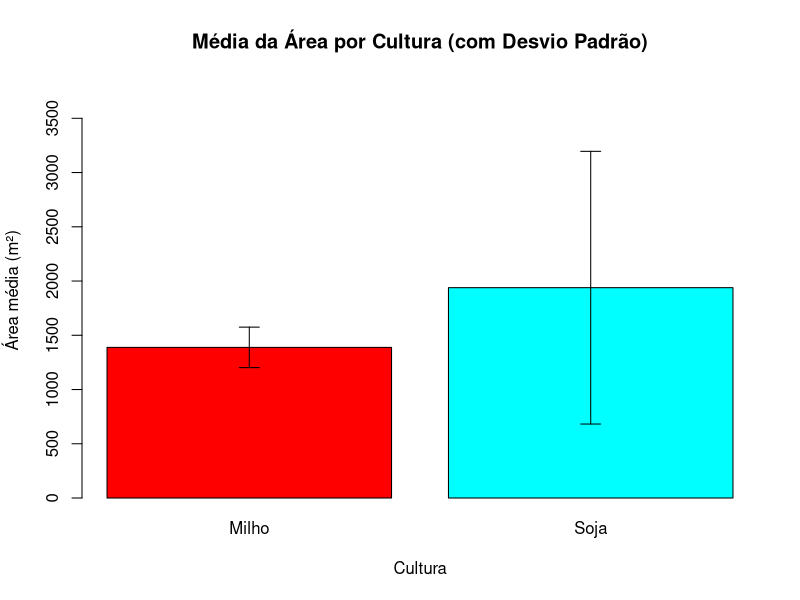

The R script that drew this image:
# Ler dados do CSV
dados <- read.csv("todas_areas.csv", header = TRUE, sep = ",")

# Converter para numérico
dados$Area <- as.numeric(dados$Area)

# Verificar se há valores inválidos
if (any(is.na(dados$Area))) {
  cat("Erro: A coluna 'Area' contém valores inválidos ou não numéricos.\n")
  quit(status = 1)
}

# Obter culturas únicas
culturas <- unique(dados$Cultura)

cat("\n===== Estatísticas das Áreas por Cultura =====\n")

# Criar dataframe para gráfico
estatisticas <- data.frame(Cultura = character(), Media = numeric(), Desvio = numeric())

# Loop por cultura
for (cultura in culturas) {
  cat("\nCultura:", cultura, "\n")
  dados_filtrados <- subset(dados, Cultura == cultura)
  
  if (nrow(dados_filtrados) > 0) {
    media <- mean(dados_filtrados$Area, na.rm = TRUE)
    desvio <- sd(dados_filtrados$Area, na.rm = TRUE)
    maior <- max(dados_filtrados$Area, na.rm = TRUE)
    menor <- min(dados_filtrados$Area, na.rm = TRUE)
    total <- nrow(dados_filtrados)
    
    # cat para fazer o terminal ficar visualmente mais bonito
    cat(" - Total de áreas:", total, "\n")
    cat(" - Média da área:", round(media, 2), "m²\n")
    cat(" - Desvio padrão:", round(desvio, 2), "m²\n")
    cat(" - Maior área:", round(maior, 2), "m²\n")
    cat(" - Menor área:", round(menor, 2), "m²\n")
    
    estatisticas <- rbind(estatisticas, data.frame(Cultura = cultura, Media = media, Desvio = desvio))
  } else {
    cat(" - Nenhum dado disponível para esta cultura.\n")
  }
}

# Verificar se há dados para o gráfico
if (nrow(estatisticas) > 0) {
  cat("Cheque o gráfico gerado no arquivo Rplot.pdf.\n")
  
  # Gerar gráfico com barras e desvios padrão
  bar_centers <- barplot(
    estatisticas$Media,
    names.arg = estatisticas$Cultura,
    col = rainbow(length(estatisticas$Cultura)),
    main = "Média da Área por Cultura (com Desvio Padrão)",
    xlab = "Cultura",
    ylab = "Área média (m²)",
    ylim = c(0, max(estatisticas$Media + estatisticas$Desvio, na.rm = TRUE) * 1.2) # Ajustar o limite do eixo Y
  )
  
  # Adicionar barras de erro (desvio padrão)
  arrows(
    x0 = bar_centers, 
    y0 = estatisticas$Media - estatisticas$Desvio, 
    x1 = bar_centers, 
    y1 = estatisticas$Media + estatisticas$Desvio, 
    angle = 90, 
    code = 3, 
    length = 0.1, 
    col = "black"
  )
} else {
  cat("Nenhum dado disponível para gerar o gráfico.\n")
  quit(status = 1)
}